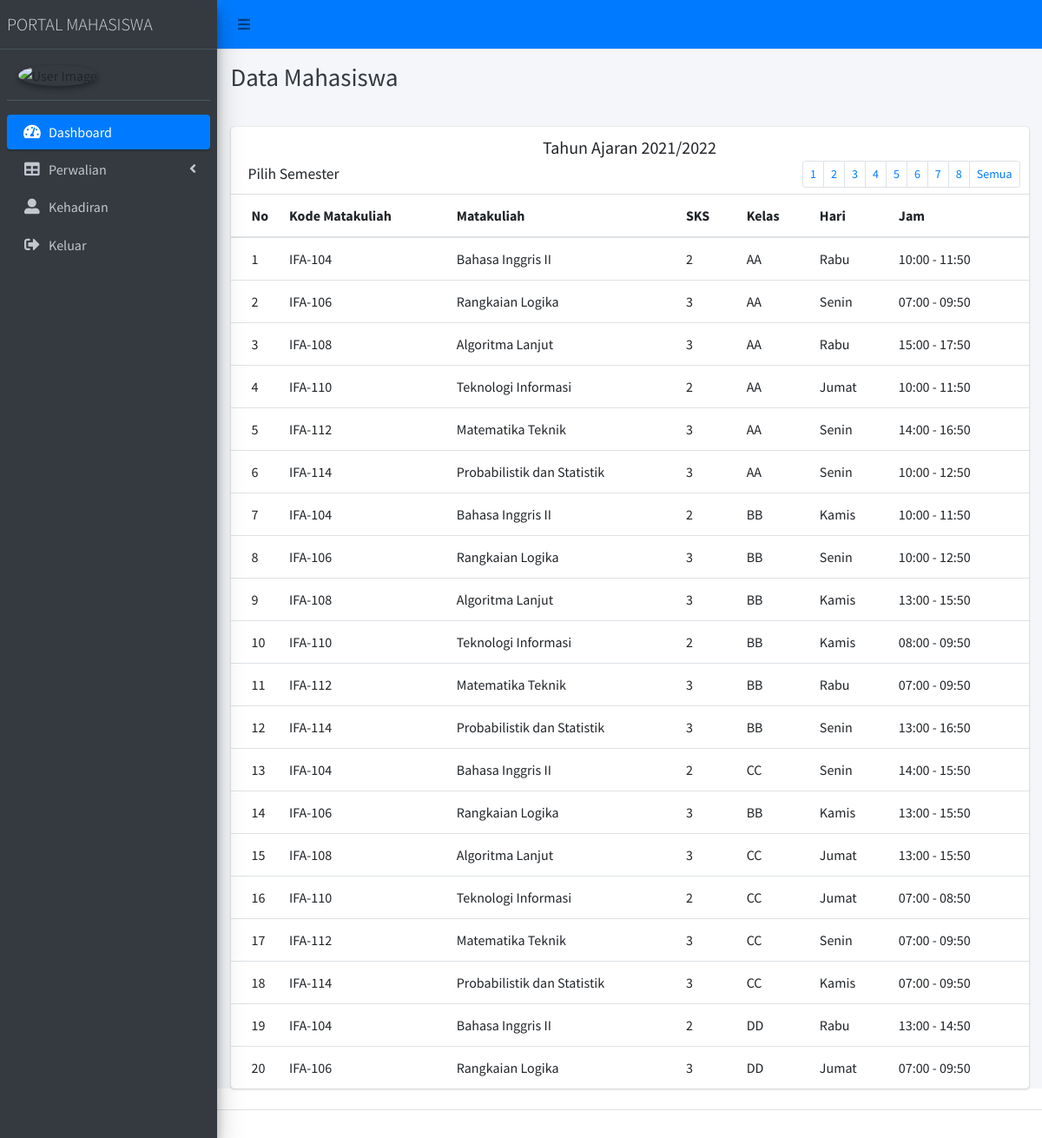
Page /jadwal2 on the committed database.
### tables this page shows
CREATE TABLE `jadwal` (
  `id_jadwal` int(11) NOT NULL,
  `kode_mk` varchar(7) NOT NULL DEFAULT '0',
  `kelas` varchar(7) NOT NULL DEFAULT '0',
  `hari` varchar(50) NOT NULL DEFAULT '0',
  `jam` varchar(15) NOT NULL DEFAULT '00:00:00'
);

CREATE TABLE `matakuliah` (
  `kode_mk` varchar(7) NOT NULL,
  `nama_mk` varchar(50) NOT NULL,
  `sks` int(11) NOT NULL,
  `semester` int(11) NOT NULL
);

### application/libraries/Template.php (called while the page is built)
<?php if (!defined('BASEPATH')) exit('No direct script access allowed');
class Template
{
	var $template_data = array();
	function set($name, $value)
	{
		$this->template_data[$name] = $value;
	}
	function load($template = '', $view = '', $view_data = array(), $return = FALSE)
	{
		$this->CI = &get_instance();
		$this->set('contents', $this->CI->load->view($view, $view_data, TRUE));
		return $this->CI->load->view($template, $this->template_data, $return);
	}
}

### application/controllers/mahasiswa/Perwalian.php (called while the page is built, shortened)
<?php
class Perwalian extends CI_Controller {
	public function jadwal2()
	{
		$data['daftarjadwal2'] = $this->Modelperwalian->getdatajadwal2();
		$this->template->load('layout/template', 'mahasiswa/jadwal2',$data);
	}
}

### index.php (called while the page is built, shortened)
<?php
require_once BASEPATH.'core/CodeIgniter.php';

### application/helpers/tahunAjaran_helper.php (called while the page is built, shortened)
<?php
function Ajaran(){
	$current = date('Y-m-d');
	$bulan = date("m", strtotime($current));
	$tahun = date("Y", strtotime($current));
	$ajaran = $tahun . "/" . ($tahun+1);
	return $ajaran;
}
?>

### application/models/Modelperwalian.php (called while the page is built, shortened)
<?php
class Modelperwalian extends CI_Model {
     public function getdatajadwal2()
	{
        $query = $this->db->select('jadwal.id_jadwal, matakuliah.kode_mk, matakuliah.nama_mk, matakuliah.sks, matakuliah.semester, jadwal.kelas, jadwal.hari, jadwal.jam')
        ->join('jadwal','jadwal.kode_mk=matakuliah.kode_mk')
        ->where('semester','2')
        ->get('matakuliah')->result_array();
        return $query;
    }
}

### application/views/mahasiswa/jadwal2.php (the view, shortened to what this page needs)
<section class="content">
         <div class="col-md-12">
           <div class="card">
             <div class="card-header">
						<h5 class="text-center">Tahun Ajaran <?= Ajaran(); ?></h5>
               <h3 class="card-title">Pilih Semester</h3>
               <div class="card-tools">
                 <ul class="pagination pagination-sm float-right">
                   <li class="page-item"><a class="page-link" href="<?= site_url('jadwal1')?>">1</a></li>
                   <li class="page-item"><a class="page-link" href="<?= site_url('jadwal2')?>">2</a></li>
                   <li class="page-item"><a class="page-link" href="<?= site_url('jadwal3')?>">3</a></li>
                   <li class="page-item"><a class="page-link" href="<?= site_url('jadwal4')?>">4</a></li>
                   <li class="page-item"><a class="page-link" href="<?= site_url('jadwal5')?>">5</a></li>
                   <li class="page-item"><a class="page-link" href="<?= site_url('jadwal6')?>">6</a></li>
                   <li class="page-item"><a class="page-link" href="<?= site_url('jadwal7')?>">7</a></li>
                   <li class="page-item"><a class="page-link" href="<?= site_url('jadwal8')?>">8</a></li>
                   <li class="page-item"><a class="page-link" href="<?= site_url('jadwalsemua')?>">Semua</a></li>
                 </ul>
               </div>
             </div>
             <div class="card-body p-0">
               <table class="table">
                 <thead>
                   <tr>
                     <th style="width: 10px">No</th>
                     <th>Kode Matakuliah</th>
                     <th>Matakuliah</th>
                     <th>SKS</th>
                     <th>Kelas</th>
                     <th>Hari</th>
                     <th>Jam</th>
                   </tr>
                 </thead>
                 <tbody>
                    <?php
									 $current = date('Y-m-d');
									 $bulan = date("m", strtotime($current));
                    $no=1;
                        foreach ($daftarjadwal2 as $row) {
												if($bulan >= 2 && $bulan <=5) {
                            ?>
                     <tr>
                       <td><?php echo $no++; ?></td>
                    <td><?php echo $row['kode_mk']; ?></td>
                    <td><?php echo $row['nama_mk']; ?></td>
                    <td><?php echo $row['sks']; ?></td>
                    <td><?php echo $row['kelas']; ?></td>
                    <td><?php echo $row['hari']; ?></td>
                    <td><?php echo $row['jam']; ?></td>
                    </tr>
												<?php }
												}
                                ?>
                 </tbody>
               </table>
             </div>
           </div>
   </section>

### rows in the picture
jadwal: kode_mk.kode_mk "IFA-104", kode_mk.nama_mk "Bahasa Inggris II", kode_mk.sks "2", kelas "AA", hari "Rabu", jam "10:00 - 11:50"
jadwal: kode_mk.kode_mk "IFA-106", kode_mk.nama_mk "Rangkaian Logika", kode_mk.sks "3", kelas "AA", hari "Senin", jam "07:00 - 09:50"
jadwal: kode_mk.kode_mk "IFA-108", kode_mk.nama_mk "Algoritma Lanjut", kode_mk.sks "3", kelas "AA", hari "Rabu", jam "15:00 - 17:50"
jadwal: kode_mk.kode_mk "IFA-110", kode_mk.nama_mk "Teknologi Informasi", kode_mk.sks "2", kelas "AA", hari "Jumat", jam "10:00 - 11:50"
jadwal: kode_mk.kode_mk "IFA-112", kode_mk.nama_mk "Matematika Teknik", kode_mk.sks "3", kelas "AA", hari "Senin", jam "14:00 - 16:50"
jadwal: kode_mk.kode_mk "IFA-114", kode_mk.nama_mk "Probabilistik dan Statistik", kode_mk.sks "3", kelas "AA", hari "Senin", jam "10:00 - 12:50"
jadwal: kode_mk.kode_mk "IFA-104", kode_mk.nama_mk "Bahasa Inggris II", kode_mk.sks "2", kelas "BB", hari "Kamis", jam "10:00 - 11:50"
jadwal: kode_mk.kode_mk "IFA-106", kode_mk.nama_mk "Rangkaian Logika", kode_mk.sks "3", kelas "BB", hari "Senin", jam "10:00 - 12:50"
jadwal: kode_mk.kode_mk "IFA-108", kode_mk.nama_mk "Algoritma Lanjut", kode_mk.sks "3", kelas "BB", hari "Kamis", jam "13:00 - 15:50"
jadwal: kode_mk.kode_mk "IFA-110", kode_mk.nama_mk "Teknologi Informasi", kode_mk.sks "2", kelas "BB", hari "Kamis", jam "08:00 - 09:50"
jadwal: kode_mk.kode_mk "IFA-112", kode_mk.nama_mk "Matematika Teknik", kode_mk.sks "3", kelas "BB", hari "Rabu", jam "07:00 - 09:50"
jadwal: kode_mk.kode_mk "IFA-114", kode_mk.nama_mk "Probabilistik dan Statistik", kode_mk.sks "3", kelas "BB", hari "Senin", jam "13:00 - 16:50"
jadwal: kode_mk.kode_mk "IFA-104", kode_mk.nama_mk "Bahasa Inggris II", kode_mk.sks "2", kelas "CC", hari "Senin", jam "14:00 - 15:50"
jadwal: kode_mk.kode_mk "IFA-106", kode_mk.nama_mk "Rangkaian Logika", kode_mk.sks "3", kelas "BB", hari "Kamis", jam "13:00 - 15:50"
jadwal: kode_mk.kode_mk "IFA-108", kode_mk.nama_mk "Algoritma Lanjut", kode_mk.sks "3", kelas "CC", hari "Jumat", jam "13:00 - 15:50"
jadwal: kode_mk.kode_mk "IFA-110", kode_mk.nama_mk "Teknologi Informasi", kode_mk.sks "2", kelas "CC", hari "Jumat", jam "07:00 - 08:50"
jadwal: kode_mk.kode_mk "IFA-112", kode_mk.nama_mk "Matematika Teknik", kode_mk.sks "3", kelas "CC", hari "Senin", jam "07:00 - 09:50"
jadwal: kode_mk.kode_mk "IFA-114", kode_mk.nama_mk "Probabilistik dan Statistik", kode_mk.sks "3", kelas "CC", hari "Kamis", jam "07:00 - 09:50"
jadwal: kode_mk.kode_mk "IFA-104", kode_mk.nama_mk "Bahasa Inggris II", kode_mk.sks "2", kelas "DD", hari "Rabu", jam "13:00 - 14:50"
jadwal: kode_mk.kode_mk "IFA-106", kode_mk.nama_mk "Rangkaian Logika", kode_mk.sks "3", kelas "DD", hari "Jumat", jam "07:00 - 09:50"

### other values in the picture
Ajaran() "2021/2022"
